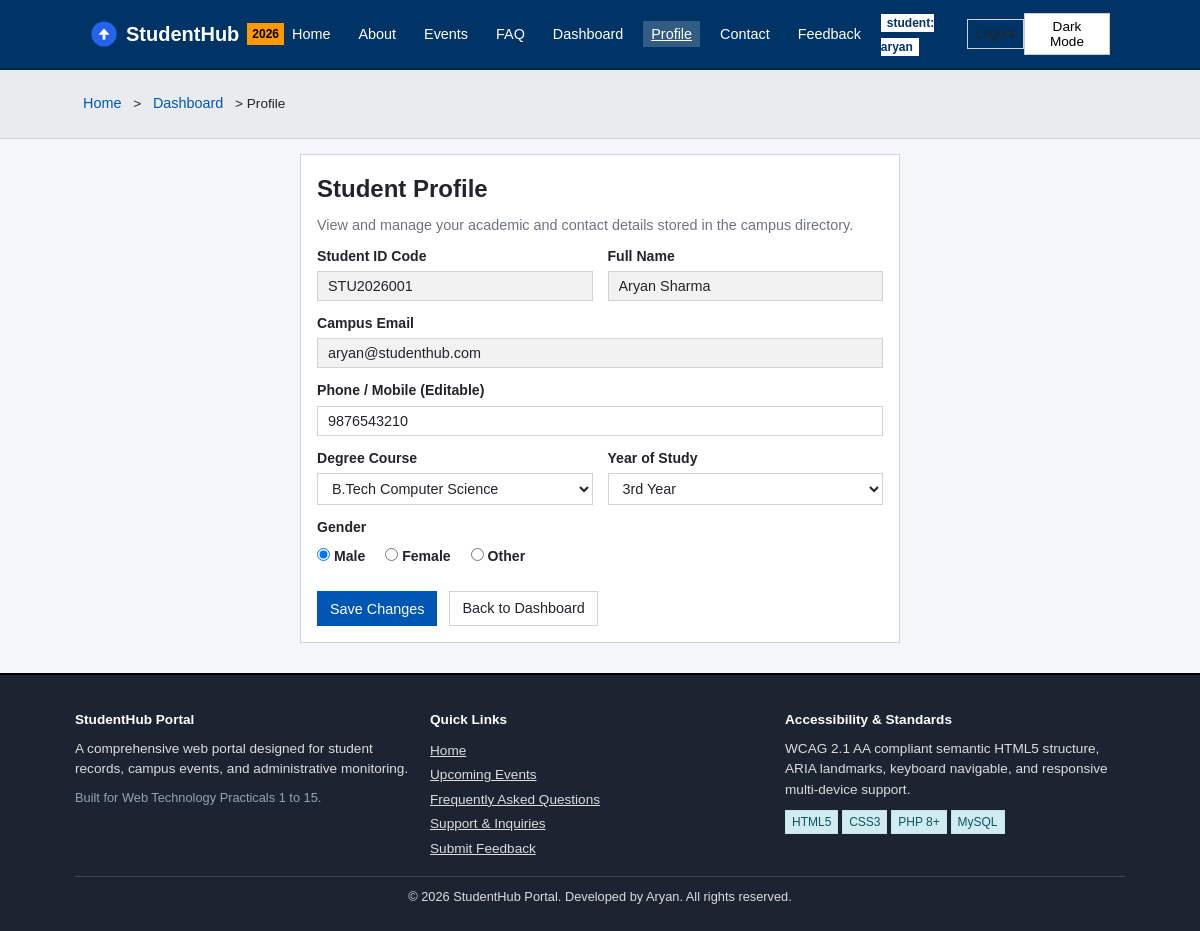
The app's page /profile.php (signed in) with its own data.
### tables this page shows
CREATE TABLE `students` (
  `id` INT AUTO_INCREMENT PRIMARY KEY,
  `user_id` INT DEFAULT NULL,
  `student_id_code` VARCHAR(20) NOT NULL UNIQUE,
  `full_name` VARCHAR(100) NOT NULL,
  `email` VARCHAR(100) NOT NULL UNIQUE,
  `phone` VARCHAR(15) NOT NULL,
  `course` VARCHAR(50) NOT NULL,
  `year` VARCHAR(10) NOT NULL,
  `gender` ENUM('Male', 'Female', 'Other') NOT NULL,
  `status` ENUM('Active', 'Inactive') NOT NULL DEFAULT 'Active',
  `created_at` TIMESTAMP DEFAULT CURRENT_TIMESTAMP,
  CONSTRAINT `fk_students_user` FOREIGN KEY (`user_id`) REFERENCES `users` (`id`) ON DELETE SET NULL ON UPDATE CASCADE
);

### profile.php (the view, shortened to what this page needs)
<?php
require_once __DIR__ . '/config/logger.php';
$user = current_user();
$student = null;
if ($db_connected && $conn) {
    $stmt = mysqli_prepare($conn, "SELECT * FROM students WHERE user_id = ? OR email = ? LIMIT 1");
    mysqli_stmt_bind_param($stmt, "is", $user['id'], $user['email']);
    mysqli_stmt_execute($stmt);
    $res = mysqli_stmt_get_result($stmt);
    $student = mysqli_fetch_assoc($res);
}
require_once __DIR__ . '/includes/header.php';
?>
<div style="max-width: 600px; margin: 0 auto;">
  <div class="card">
    <h2>Student Profile</h2>
    <p>View and manage your academic and contact details stored in the campus directory.</p>
    <?php if ($student): ?>
      <form action="profile.php" method="POST">
        <div class="grid-2">
          <div class="form-group">
            <label>Student ID Code</label>
            <input type="text" class="form-control" value="<?php echo htmlspecialchars($student['student_id_code']); ?>" readonly style="background: rgba(0,0,0,0.05);">
          </div>
          <div class="form-group">
            <label>Full Name</label>
            <input type="text" class="form-control" value="<?php echo htmlspecialchars($student['full_name']); ?>" readonly style="background: rgba(0,0,0,0.05);">
          </div>
        </div>
        <div class="form-group">
          <label>Campus Email</label>
          <input type="email" class="form-control" value="<?php echo htmlspecialchars($student['email']); ?>" readonly style="background: rgba(0,0,0,0.05);">
        </div>
        <div class="form-group">
          <label for="phone">Phone / Mobile (Editable)</label>
          <input type="tel" id="phone" name="phone" class="form-control" maxlength="10" value="<?php echo htmlspecialchars($student['phone']); ?>" required>
        </div>
        <div class="grid-2">
          <div class="form-group">
            <label for="course">Degree Course</label>
            <select id="course" name="course" class="form-control" required>
              <option value="B.Tech CSE" <?php echo $student['course'] === 'B.Tech CSE' ? 'selected' : ''; ?>>B.Tech Computer Science</option>
            </select>
          </div>
          <div class="form-group">
            <label for="year">Year of Study</label>
            <select id="year" name="year" class="form-control" required>
              <option value="3rd Year" <?php echo $student['year'] === '3rd Year' ? 'selected' : ''; ?>>3rd Year</option>
            </select>
          </div>
        </div>
        <div class="form-group">
          <label>Gender</label>
          <div style="display: flex; gap: 20px; align-items: center; margin-top: 4px;">
            <label><input type="radio" name="gender" value="Male" <?php echo $student['gender'] === 'Male' ? 'checked' : ''; ?>> Male</label>
            <label><input type="radio" name="gender" value="Female" <?php echo $student['gender'] === 'Female' ? 'checked' : ''; ?>> Female</label>
            <label><input type="radio" name="gender" value="Other" <?php echo $student['gender'] === 'Other' ? 'checked' : ''; ?>> Other</label>
          </div>
        </div>
        <div style="display: flex; gap: 12px; margin-top: 20px;">
          <button type="submit" class="btn btn-primary">Save Changes</button>
          <a href="dashboard.php" class="btn btn-outline">Back to Dashboard</a>
        </div>
      </form>
    <?php else: ?>
      <div class="alert alert-warning">No student profile found for this user account.</div>
    <?php endif; ?>
  </div>
</div>
<?php require_once __DIR__ . '/includes/footer.php'; ?>

### assets/css/style.css (style rules this page uses)
:root { --bg-color: #f4f6f9; --text-color: #212529; --card-bg: #ffffff; --border-color: #ced4da; --primary-color: #0056b3; --primary-hover: #004085; --secondary-color: #6c757d; --success-color: #28a745; --danger-color: #dc3545; --warning-color: #ffc107; --header-bg: #003366; --header-text: #ffffff; --footer-bg: #1c2331; --footer-text: #dddddd; --font-family: Arial, Helvetica, sans-serif; }
* { box-sizing: border-box; margin: 0; padding: 0; }
body { font-family: var(--font-family); background-color: var(--bg-color); color: var(--text-color); line-height: 1.5; display: flex; flex-direction: column; min-height: 100vh; }
.btn { display: inline-block; padding: 6px 12px; text-decoration: none; font-size: 0.9rem; font-family: inherit; border: 1px solid transparent; cursor: pointer; text-align: center; }
.btn-primary { background-color: var(--primary-color); color: #ffffff; border-color: var(--primary-color); }
.btn-outline { border-color: var(--border-color); background: transparent; color: var(--text-color); }
.grid-2 { display: grid; grid-template-columns: repeat(2, 1fr); gap: 15px; }
.card { background: var(--card-bg); border: 1px solid var(--border-color); padding: 16px; margin-bottom: 15px; display: flex; flex-direction: column; }
.card h2, .card h3, .card h4 { margin-bottom: 8px; }
.card p { color: var(--secondary-color); font-size: 0.9rem; margin-bottom: 10px; }
.form-group { margin-bottom: 12px; display: flex; flex-direction: column; }
.form-group label { font-weight: bold; font-size: 0.88rem; margin-bottom: 4px; }
.form-control { width: 100%; padding: 6px 10px; border: 1px solid var(--border-color); background-color: var(--card-bg); color: var(--text-color); font-size: 0.9rem; font-family: inherit; }

### records on screen
students: student_id_code "STU2026001", full_name "Aryan Sharma", email "aryan@studenthub.com", phone "9876543210", course "B.Tech Computer Science", year "3rd Year", gender "☑ Male", gender "☐ Female", gender "☐ Other"

### other values on screen
$user['role'] "student"
$user['username'] "aryan"
$title "Home"
$title "Dashboard"
$title "Profile"
